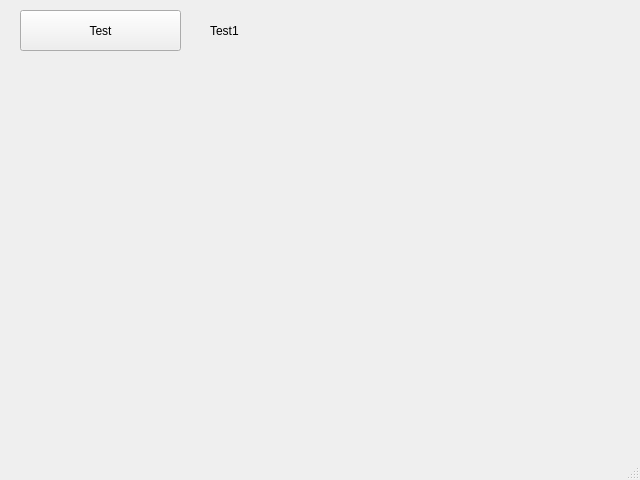
<?xml version="1.0" encoding="UTF-8"?>
<ui version="4.0">
 <class>MainWindow</class>
 <widget class="QMainWindow" name="MainWindow">
  <property name="geometry">
   <rect>
    <x>0</x>
    <y>0</y>
    <width>640</width>
    <height>480</height>
   </rect>
  </property>
  <property name="windowTitle">
   <string>MainWindow</string>
  </property>
  <widget class="QWidget" name="centralwidget">
   <widget class="QPushButton" name="uploadButton">
    <property name="geometry">
     <rect>
      <x>20</x>
      <y>10</y>
      <width>161</width>
      <height>41</height>
     </rect>
    </property>
    <property name="text">
     <string>Test</string>
    </property>
   </widget>
   <widget class="QLabel" name="label">
    <property name="geometry">
     <rect>
      <x>210</x>
      <y>10</y>
      <width>171</width>
      <height>41</height>
     </rect>
    </property>
    <property name="text">
     <string>Test1</string>
    </property>
   </widget>
  </widget>
  <widget class="QMenuBar" name="menubar">
   <property name="geometry">
    <rect>
     <x>0</x>
     <y>0</y>
     <width>640</width>
     <height>22</height>
    </rect>
   </property>
  </widget>
  <widget class="QStatusBar" name="statusbar"/>
 </widget>
 <resources/>
 <connections/>
</ui>
